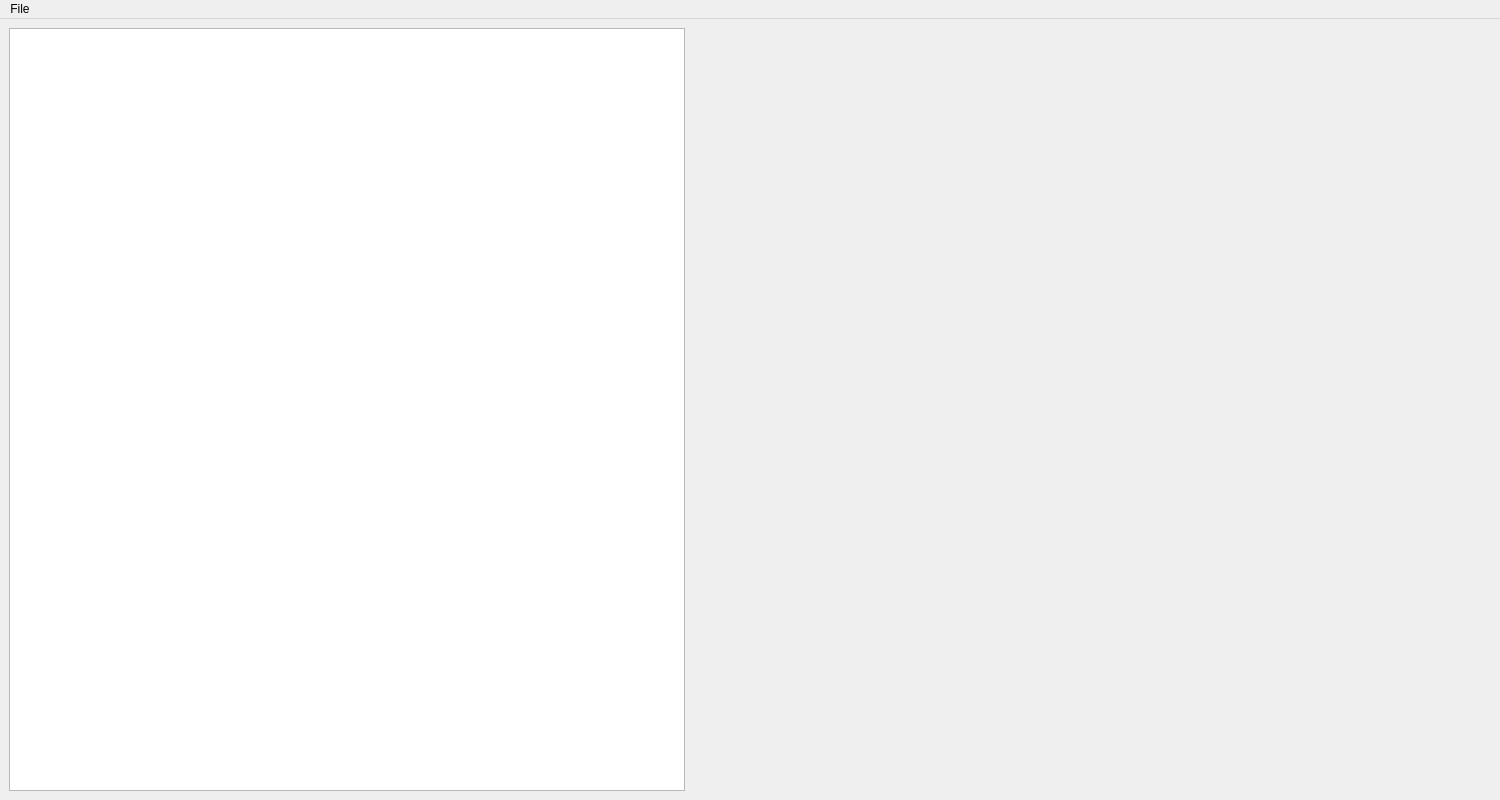
<?xml version="1.0" encoding="UTF-8"?>
<ui version="4.0">
 <class>MainWindow</class>
 <widget class="QMainWindow" name="MainWindow">
  <property name="geometry">
   <rect>
    <x>0</x>
    <y>0</y>
    <width>1500</width>
    <height>800</height>
   </rect>
  </property>
  <property name="windowTitle">
   <string>MainWindow</string>
  </property>
  <widget class="QWidget" name="centralwidget">
   <property name="sizePolicy">
    <sizepolicy hsizetype="Expanding" vsizetype="Expanding">
     <horstretch>0</horstretch>
     <verstretch>0</verstretch>
    </sizepolicy>
   </property>
   <property name="minimumSize">
    <size>
     <width>1000</width>
     <height>0</height>
    </size>
   </property>
   <layout class="QGridLayout" name="gridLayout">
    <item row="0" column="0">
     <widget class="MyGraphicsView" name="graphicsView"/>
    </item>
    <item row="0" column="1">
     <widget class="QChartView" name="chart" native="true">
      <property name="sizePolicy">
       <sizepolicy hsizetype="Expanding" vsizetype="Preferred">
        <horstretch>0</horstretch>
        <verstretch>0</verstretch>
       </sizepolicy>
      </property>
      <property name="minimumSize">
       <size>
        <width>800</width>
        <height>0</height>
       </size>
      </property>
     </widget>
    </item>
   </layout>
  </widget>
  <widget class="QMenuBar" name="menuBar">
   <property name="geometry">
    <rect>
     <x>0</x>
     <y>0</y>
     <width>1500</width>
     <height>22</height>
    </rect>
   </property>
   <widget class="QMenu" name="menuFile">
    <property name="title">
     <string>File</string>
    </property>
    <addaction name="actionSave_times"/>
   </widget>
   <addaction name="menuFile"/>
  </widget>
  <action name="actionSave_times">
   <property name="text">
    <string>Save times</string>
   </property>
  </action>
 </widget>
 <customwidgets>
  <customwidget>
   <class>MyGraphicsView</class>
   <extends>QGraphicsView</extends>
   <header>MyGraphicsView.h</header>
  </customwidget>
  <customwidget>
   <class>QChartView</class>
   <extends>QWidget</extends>
   <header>QChartView.h</header>
   <container>1</container>
  </customwidget>
 </customwidgets>
 <resources/>
 <connections/>
 <slots>
  <slot>setDrawAmbient(bool)</slot>
  <slot>setDrawDiffuse(bool)</slot>
  <slot>setDrawSpecular(bool)</slot>
  <slot>setDrawIndirect(bool)</slot>
  <slot>setDrawNormals(bool)</slot>
  <slot>setMaxDepth(int)</slot>
  <slot>setNumBounceDirections(int)</slot>
  <slot>setNumSubpixels(int)</slot>
 </slots>
</ui>
